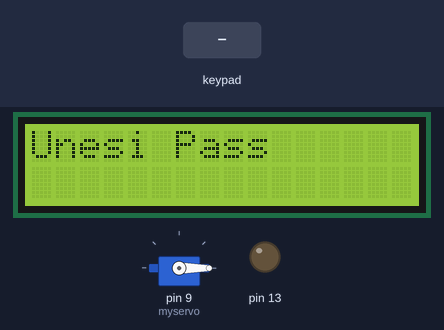
The sketch below on a simulated Arduino Uno, built with avr-gcc and run on an emulated ATmega328P. On the bench: servo, 16×2 character LCD, output pins drawn as LEDs (lit = HIGH). The test bench sets the inputs (shaded band).

Above: at 1.2 s.
1.3 s: keypad keys 1 2 3 4 D pressed 0.4 s apart
At 4.3 s:
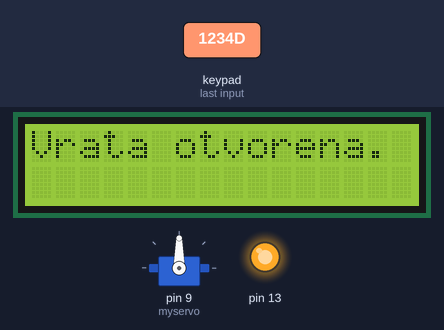
10.8 s: key '#' pressed
At 13.6 s:
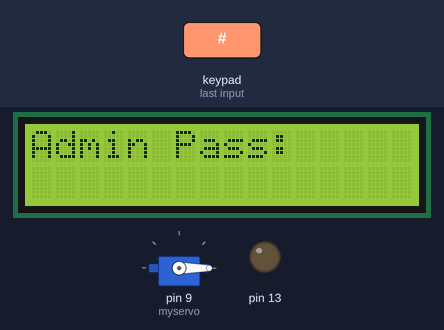
13.8 s: keypad keys 5 5 5 5 D pressed 0.4 s apart
At 15.8 s:
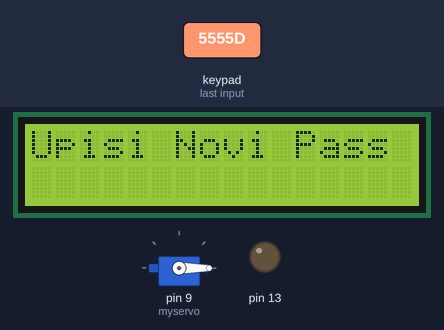
17.3 s: keypad keys 0 1 2 3 D pressed 0.4 s apart
At 17.5 s:
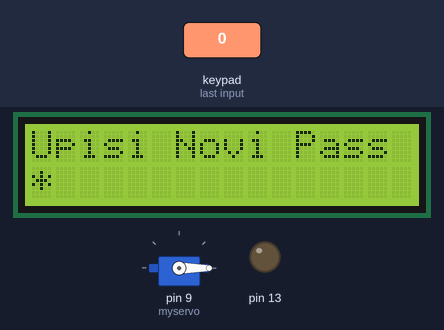
20.8 s: key 'D' pressed
At 21.4 s:
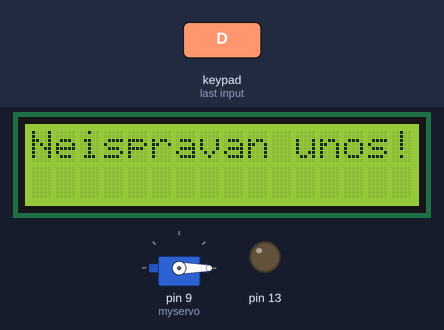
23.3 s: key '1' pressed
At 24.3 s:
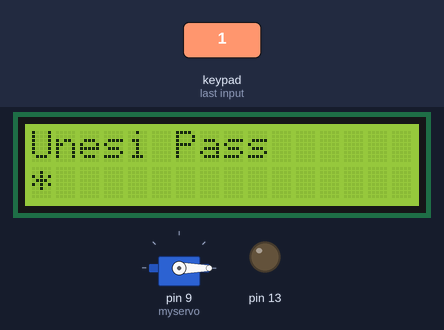
Timing chart, 0 to 25.8 s (numbered marks = the images above; inputs shaded):
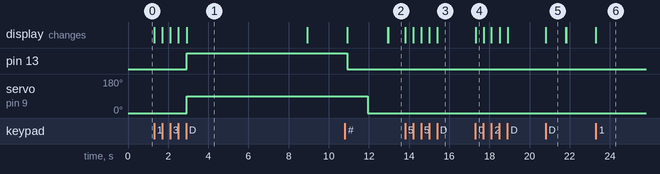

The sketch:

smart_door_lock.ino
```cpp
#include <Keypad.h>
#include <LiquidCrystal.h>
#include <Servo.h>

//#define Password_Length 5

const int Password_Length=5;

Servo myservo;
LiquidCrystal lcd(A0, A1, A2, A3, A4, A5); //pinovi na arduinu za lcd

int pozicija = 0;

char Unos[15]; //neka korisnik kuca koliko hoce znakova
char IspravanPass[Password_Length] = "1234";
int unos_brojac = 0, ispravanpass_brojac = 0;

bool otvorena_vrata = false;


bool obrisanaSifra=false;
bool postavljenaNova=false;
char kopijaIspravneLozinke[Password_Length];
char adminPass[5]="5555";
char adminPassUnos[5];
bool adminPassTacan=false;
int brojac_admin=0;
int brojac_admin_unos=0;


const byte ROWS = 4;
const byte COLS = 4;
char keys[ROWS][COLS] = {
  {'1', '2', '3', 'A'},
  {'4', '5', '6', 'B'},
  {'7', '8', '9', 'C'},
  {'*', '0', '#', 'D'}
};


byte rowPins[ROWS] = {0, 1, 2, 3};
byte colPins[COLS] = {4, 5, 6, 7};

Keypad customKeypad( makeKeymap(keys), rowPins, colPins, ROWS, COLS);

void setup()
{
  pinMode(13,OUTPUT);
  myservo.attach(9);
  myservo.write(0); //pozicija
  lcd.begin(16, 2);
}


void loop()
{
    /*
  if (vrata_otvorena == true)
  {
    customKey = customKeypad.getKey();
    if (customKey == 'A') //klikom na A zatvaramo vrata
    {
      lcd.clear();
      SpustiRampu ();
      lcd.print("Vrata zatvorena");
      //delay(3000);
      vrata_otvorena = false;
      lcd.begin(16,2);
    }
  }
  else
    OtvoriVrata();
  */

  if(otvorena_vrata==false) OtvoriVrata ();
}

void obrisiUnos()
{
  while (unos_brojac != 0)
  {
    Unos[unos_brojac--] = 0;
  }
  return;
}

void obrisiIspravnuLozinku()
{
  while(ispravanpass_brojac!=0)
  {
    IspravanPass[ispravanpass_brojac --] = 0;
  }
  return;
}

void obrisiAdminUnos(){
  while (brojac_admin_unos != 0)
  {
    adminPassUnos[brojac_admin_unos--] = 0;
  }
  return;
}

void SpustiRampu()
{
  //position=goes from 90 degrees to 0 degree
  for (pozicija = 90; pozicija >= 0; pozicija -= 1) {
    myservo.write(pozicija);
  }
}

void PodigniRampu()
{
  for (pozicija = 0; pozicija <= 90; pozicija += 1) {
    myservo.write(pozicija);
  }
}

void kopirajSifru(){
    for (int i=0; i<Password_Length; i++)
            kopijaIspravneLozinke[i] = IspravanPass[i];
}

void vratiStaruSifru(){
    for (int i=0; i<Password_Length; i++)
            IspravanPass[i] = kopijaIspravneLozinke[i];
}


void OtvoriVrata ()
{

  lcd.setCursor(0, 0);
  lcd.print("Unesi Pass");

  char customKey = customKeypad.getKey();

  if(customKey=='#'){
    lcd.clear();
    lcd.setCursor(0,0);
    lcd.print("Admin Pass:");
    obrisiUnos();
    while(adminPassTacan==false)
    {
       char key=customKeypad.getKey();
         if(key>='0' && key<='9' && brojac_admin_unos<4){
          adminPassUnos[brojac_admin_unos] = key;
          lcd.setCursor(brojac_admin_unos, 1);
          lcd.print('*');
          brojac_admin_unos++;
         }
         else if(key=='D'){
           if (strcmp(adminPassUnos, adminPass)==0){
             obrisiAdminUnos();
             adminPassTacan=true;
           }
            else{
               lcd.clear();
               lcd.print("Neispravan unos! ");
               delay(1000);
               obrisiAdminUnos();
               lcd.clear();
               lcd.print("Admin Pass:");
            }
         }
      else if(key=='C'){
        lcd.clear();
        lcd.print("Upisi Pass");
        delay(1000);
        obrisiAdminUnos();
        adminPassTacan=true; //samo da izadjemo iz petlje
        postavljenaNova=true; //da ne nastavi dalje
      }
       else if(key=='*'){  //za brisanje unosa ako smo pogrijesili
        obrisiAdminUnos();
        brojac_admin_unos=0;
        lcd.clear();
        lcd.print("Admin Pass:");
      }
    }


    kopirajSifru();
    obrisiIspravnuLozinku();
    lcd.clear();
    lcd.setCursor(0,0);
    if(postavljenaNova==false){
      lcd.print("Upisi Novi Pass");
    }
    while(postavljenaNova==false)
    {
     char key=customKeypad.getKey();

      if(key>='0' && key<='9' && ispravanpass_brojac <Password_Length-1){
         IspravanPass[ispravanpass_brojac] = key;
         lcd.setCursor(ispravanpass_brojac, 1);
         lcd.print('*');
         ispravanpass_brojac ++;
      }
      else if(key=='D' && ispravanpass_brojac==4){
        lcd.clear();
       // obrisiUnos(); //.....
        lcd.print("Upisi Pass");
        postavljenaNova=true;
      }
      else if(key=='D' && ispravanpass_brojac!=4){
        lcd.setCursor(0,0);
        lcd.print("Ukucaj 4 broja! ");
        delay(2000);
        lcd.setCursor(0,0);
        lcd.print("Upisi Novi Pass");
      }
      else if(key=='C'){
       // obrisiUnos();
        vratiStaruSifru();
         lcd.clear();
        lcd.print("Upisi Pass");
        postavljenaNova=true;
      }
      else if(key=='*'){  //za brisanje unosa ako smo pogrijesili
        obrisiIspravnuLozinku();
        ispravanpass_brojac=0;
        lcd.clear();
        lcd.print("Upisi Novi Pass");
      }
    }
    postavljenaNova=false;
    adminPassTacan=false;
  }


  if (customKey>='0' && customKey<='9')
  {
    Unos[unos_brojac] = customKey;
    lcd.setCursor(unos_brojac, 1);
    lcd.print('*'); //Unos[unos_brojac]
    unos_brojac++;
  }

  else if(customKey=='*'){  //za brisanje unosa ako smo pogrijesili
        obrisiUnos();
        unos_brojac=0;
        lcd.clear();
        lcd.print("Upisi Pass");
  }

  else if (customKey=='D') //if (unos_brojac == Password_Length - 1)
  {
    if (strcmp(Unos, IspravanPass)==0)  //vraca nula ako su oba stringa ista
    {
      Serial.print(sizeof(Unos)/sizeof(Unos[0]));
      Serial.print(sizeof(IspravanPass)/sizeof(IspravanPass[0]));
      lcd.clear();
      PodigniRampu();
      lcd.print("Vrata otvorena.");
      otvorena_vrata = true;
      digitalWrite(13,HIGH);
      delay(6000);

      //sljedece linije izbrisati ako zelim da manuelno zakljucam vrata
      //a u loop dijelu odkomentarisati veliki komentar sa dva if-a
      lcd.clear();
      lcd.print("Isteklo vrijeme!");
      delay(2000);
      digitalWrite(13,LOW);
      lcd.clear();
      lcd.print("Vrata zatvorena.");
      delay(1000);
      SpustiRampu();
      otvorena_vrata = false;
    }
    else
    {
      lcd.clear();
      lcd.print("Neispravan unos! ");
     // obrisiUnos(); //dodano
      otvorena_vrata = false;
    }
    delay(1000);
    lcd.clear();
    obrisiUnos();
  }


}
```

Measured:
- after the input at 1.3 s, pin 13: LOW → HIGH after 1.6 s; servo on pin 9 (myservo): 0° → 90° after 1.6 s; the display: first changes at once (image 1 shows a later state)
- after the input at 10.8 s, the display: first differs from a run without the input after 2.2 s (image 2)
- after the input at 13.8 s, the display: first changes at once (image 3 shows a later state)
- after the input at 17.3 s, the display: changes at once (image 4)
- after the input at 20.8 s, the display: changes at once (image 5)
- after the input at 23.3 s, the display: changes at once (image 6)
- what the display in image 1 shows lasts 6.0 s, from 2.9 s to 8.9 s
